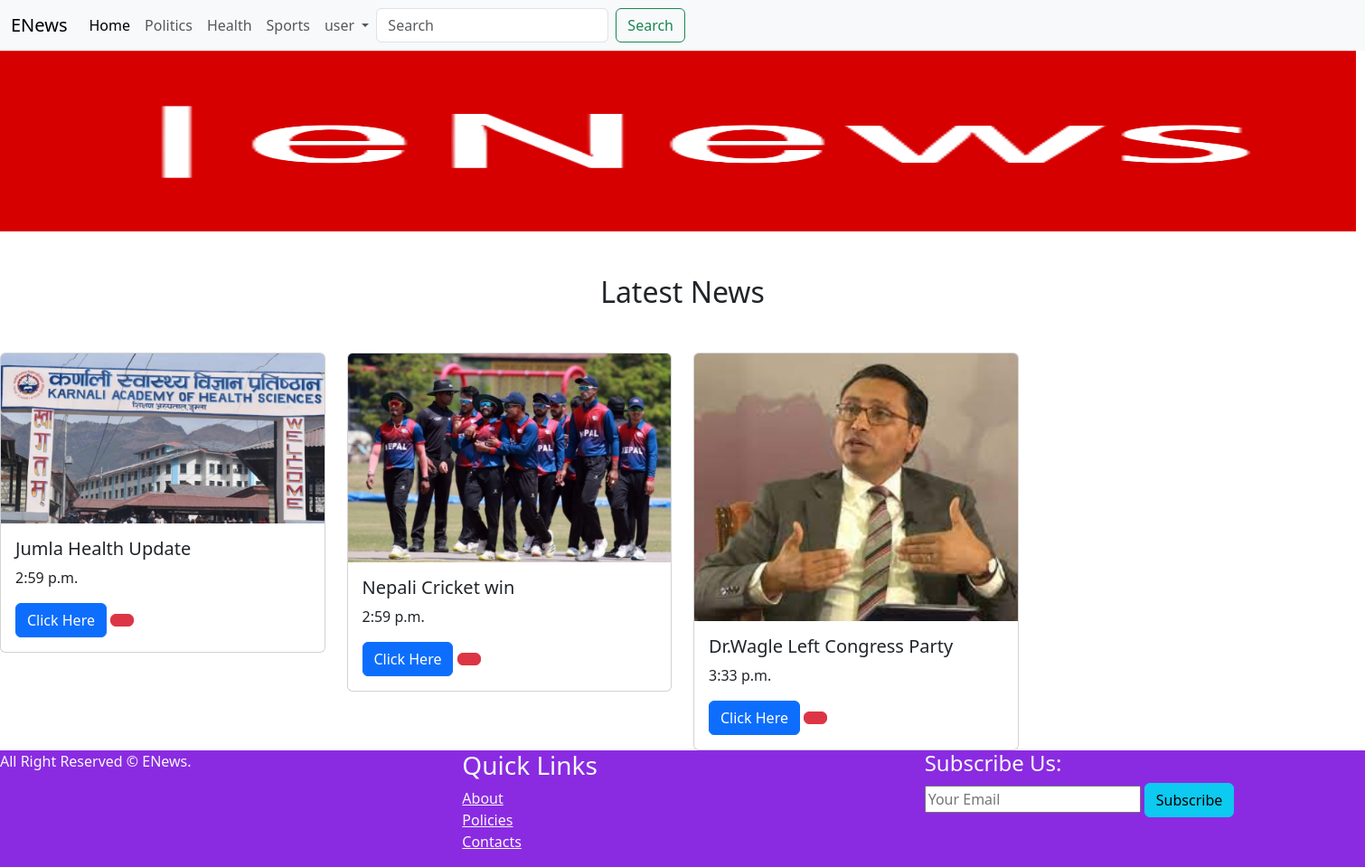
/, run on an earlier commit of the app's database.
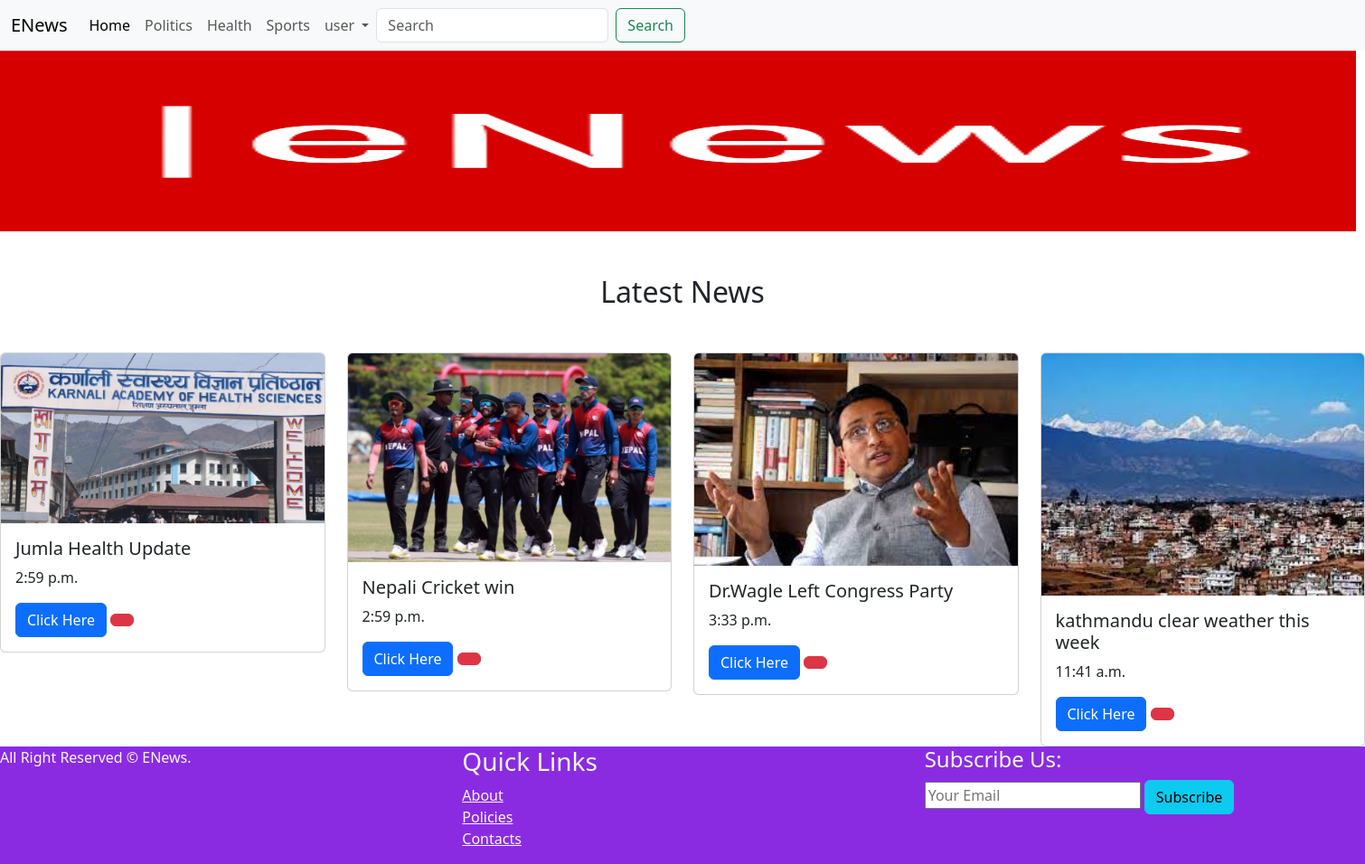
And on a later commit of the database.
### home/models.py (models this page shows, shortened)
class content(models.Model):
    name=models.CharField(max_length=255)
    time=models.TimeField()
    image=models.ImageField(upload_to='home')
    class Meta:
        verbose_name='home'

### home/views.py (the view)
# urls.py: path('',views.home),
def home(request):
    home=content.objects.all()
    return render(request,'home.html',{'home':home} )

### templates/home.html (shortened to what this page needs)
{% extends 'base.html' %}
{% load static %}
{% block content%}
<section class="row" id="latest">
  <div class="col-12">
    <h2 class="text-center m-5">Latest News</h2>
  </div>
  {% for p in home %}
  <div class="col-lg-3 col-md-4">
    <div class="card">
      <img src="/media/{{p.image}}" class="card-img-top" alt="photo">
      <div class="card-body">
        <h5 class="card-title">{{p.name}}</h5>
        <p class="card-text">{{p.time}}</p>
        <a href="{{p.id}}" class="btn btn-primary">Click Here
        </a>
      <a href="#" class="btn btn-danger">
      </a>
      </div>
    </div>
  </div>
{% endfor %}
{% endblock  %}

What changed in the data, as far as the page shows it:
changed content "Dr.Wagle Left Congress Party": image: a different picture
added content: image (picture), name "kathmandu clear weather this week", time "11:41 a.m."
